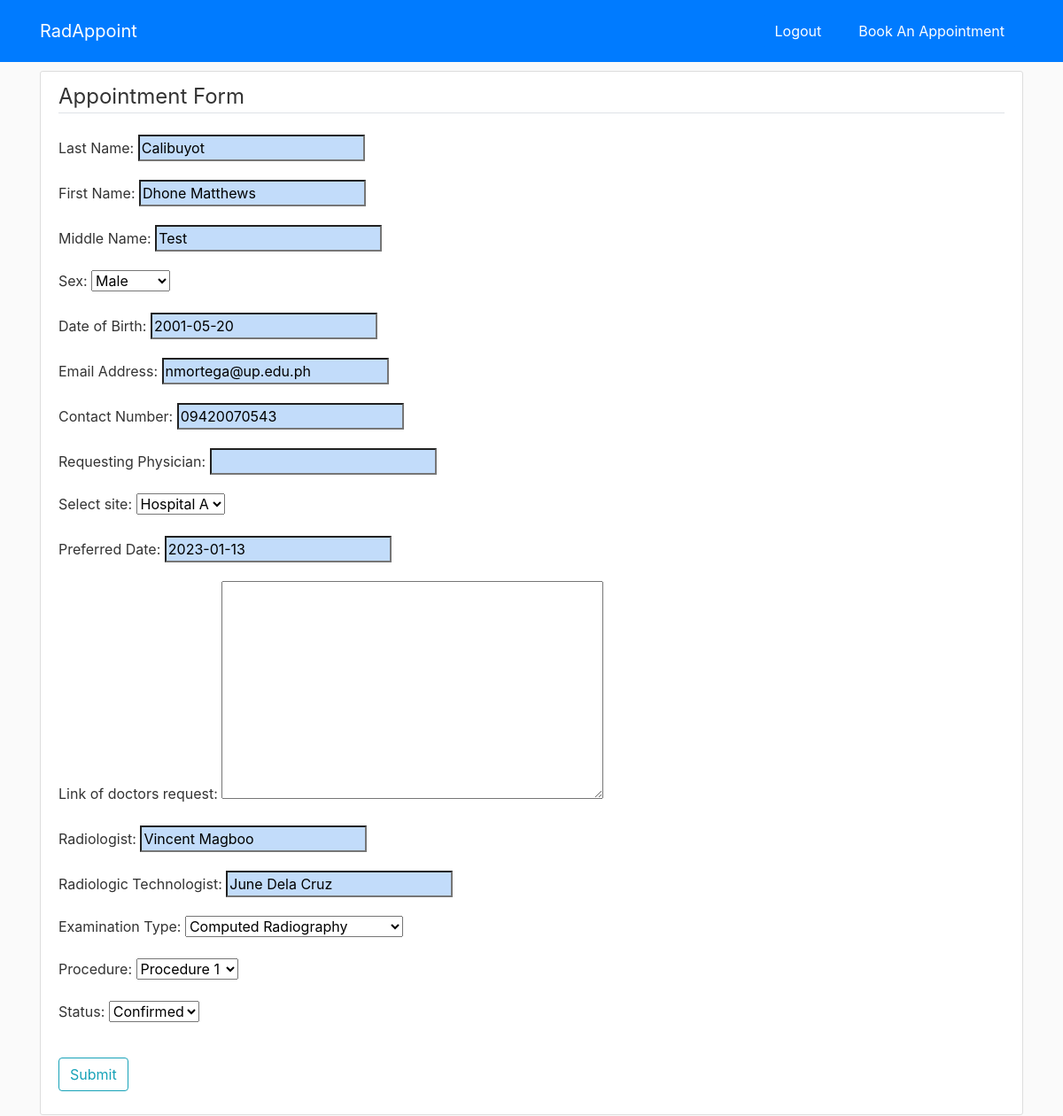
Screenshot of /booking/18/update/ (signed in) with the database file from the repository.
### blog/models.py (models this page shows, shortened)
class Post(models.Model):
    last_name = models.CharField('Last Name', max_length=100, blank= True, null = True)
    first_name = models.CharField('First Name', max_length=100, blank= True, null = True)
    middle_name = models.CharField('Middle Name', max_length=100, blank= True, null = True)
    sex_choices = (
        ('Male', 'Male'),
        ('Female', 'Female'),
    )
    sex = models.CharField('Sex', max_length=100, choices = sex_choices, blank= True, null = True)
    date_of_birth = models.DateField('Date of Birth', auto_now_add = False, auto_now = False, blank = True, null = True)
    email_address = models.EmailField ('Email Address', blank= True, null = True)
    contact_number = models.CharField('Contact Number', blank= True, null = True, max_length=12)
    requesting_physician = models.CharField('Requesting Physician', max_length=100, blank= True, null = True)
    site_choices = (
        ('Hospital A', 'Hospital A'),
        ('Hospital B', 'Hospital B'),
        ('Hospital C', 'Hospital C'),
    )
    hospital_site = models.CharField('Select site', max_length=100, choices = site_choices, blank= True, null = True)
    preferred_date = models.DateField('Preferred Date', auto_now_add = False, auto_now = False, blank = True, null = True)
    exam_type_choices = (
        ('Computed Radiography', 'Computed Radiography'),
        ('Ultrasound', 'Ultrasound'),
        ('Magnetic Resonance Imaging', 'Magnetic Resonance Imaging'),
        ('Computerized Tomography', 'Computerized Tomography'),
    )
    exam_type = models.CharField('Examination Type', max_length=100, blank= True, null = True, choices = exam_type_choices)
    procedure_choices = (
        ('Procedure 1', 'Procedure 1'),
        ('Procedure 2', 'Procedure 2'),
    )
    procedure = models.CharField('Procedure', max_length=100, choices = procedure_choices, blank= True, null = True)
    doctors_request = models.TextField('Link of doctors request', default = '', blank= True, null = True)
    radiologist_name = models.CharField('Radiologist', max_length=100, blank= True, null = True)
    radtech_name = models.CharField('Radiologic Technologist', max_length=100, blank= True, null = True)
    status_choices = (
        ('Booked', 'Booked'),
        ('Confirmed', 'Confirmed'),
        ('Served', 'Served'),
    )
    status = models.CharField('Status', default='Booked', max_length=100, choices = status_choices, blank= True, null = True)

### blog/views.py (the view, shortened to what this page needs)
# urls.py: path('booking/<int:pk>/update/', PostUpdateView.as_view(), name='post-update'),
class PostUpdateView(LoginRequiredMixin, UpdateView):
    model = Post
    fields = ['last_name', 'first_name', 'middle_name', 'sex', 'date_of_birth',
    'email_address', 'contact_number', 'requesting_physician', 'hospital_site',
    'preferred_date', 'doctors_request', 'radiologist_name', 'radtech_name',
    'exam_type', 'procedure', 'status']

### blog/templates/blog/post_form.html (shortened to what this page needs)
{% extends "blog/base.html" %}
{% load crispy_forms_tags %}
{% block content %}
    <div class="content-section">
        <form method="POST">
            <fieldset class="form-group">
                <legend class="border-bottom mb-4">Appointment Form</legend>
                {{ form.as_p }}
            </fieldset>
            <div class="form-group">
                <button class="btn btn-outline-info" type="submit">Submit</button>
            </div>
        </form>
    </div>
{% endblock content %}

### blog/static/blog/main.css (style rules this page uses)
body { background: #fafafa; color: #333333; margin-top: 5rem; }
.content-section { background: #ffffff; padding: 10px 20px; border: 1px solid #dddddd; border-radius: 3px; margin-bottom: 20px; }
input[type], .site { background-color: #c2dcfa; }

### rows the page displays
Post: last_name "Calibuyot", first_name "Dhone Matthews", middle_name "Test", sex "Male", date_of_birth "2001-05-20", email_address "nmortega@up.edu.ph", contact_number "09420070543", hospital_site "Hospital A", preferred_date "2023-01-13", radiologist_name "Vincent Magboo", radtech_name "June Dela Cruz", exam_type "Computed Radiography", procedure "Procedure 1", status "Confirmed"
